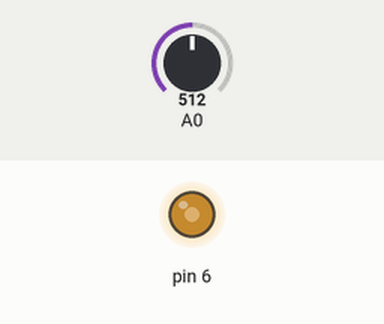
A sketch run on a simulated Arduino Uno, built with avr-gcc and run on an emulated ATmega328P. Parts: output pins drawn as LEDs (lit = HIGH). The test bench sets the inputs (shaded band); at power-on: A0 = 512.

Above: at 1.2 s.
1.3 s: A0 set to 716
At 2.2 s:
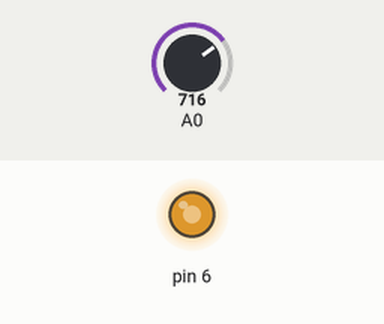
2.8 s: A0 set to 900
At 3.5 s:
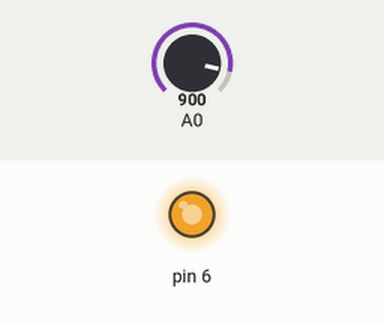
4.3 s: A0 set to 122
At 4.7 s:
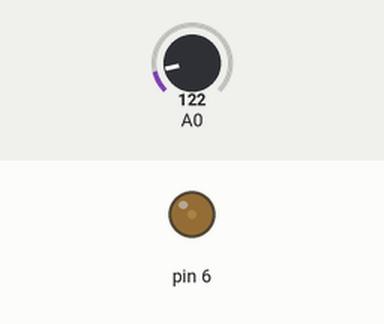
5.8 s: A0 set to 0
At 7.0 s:
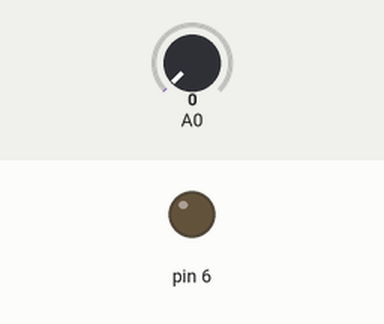
7.3 s: A0 set to 511
At 8.4 s:
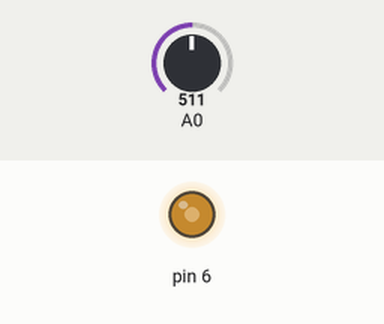
Timing chart, 0 to 9.8 s (numbered marks = the images above; inputs shaded):
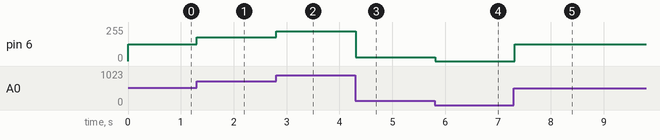

Measured:
- after the input at 1.3 s, pin 6: 127/255 → 178/255 at once
- after the input at 2.8 s, pin 6: 178/255 → 224/255 at once
- after the input at 4.3 s, pin 6: 224/255 → 30/255 at once
- after the input at 5.8 s, pin 6: 30/255 → 0/255 at once
- after the input at 7.3 s, pin 6: 0/255 → 127/255 at once

The sketch:

pot-ile-led-kontrol_.ino
```cpp
int pot;
void setup() {
  pinMode(6, OUTPUT);
}

void loop() {
pot = analogRead(A0);
pot = map(pot,0,1023,0,255);
analogWrite(6,pot);
delay(100);

}
```
